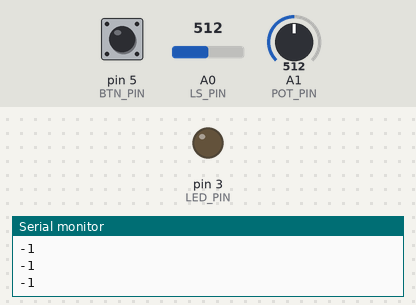
A sketch run on a simulated Arduino Uno, built for the host (arithmetic inside an expression is 32-bit, double 64-bit). On the bench: output pins drawn as LEDs (lit = HIGH), the last lines printed to the serial monitor. Inputs (shaded band) come from the test bench; at power-on: pin 5 (BTN_PIN) LOW, A0 (LS_PIN) = 512, A1 (POT_PIN) = 512. An integer division by zero does not stop the program and gives all ones (-1).

Above: at 3.3 s.
3.4 s: pin 5 (BTN_PIN) pulled HIGH for 1 s
At 3.9 s:
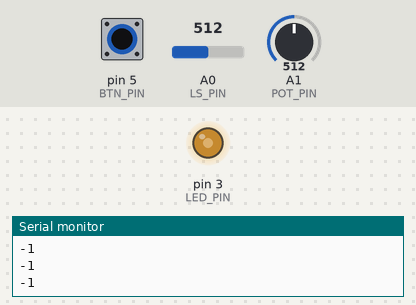
6.1 s: pin 5 (BTN_PIN) pulled HIGH for 3.2 s
At 11.0 s:
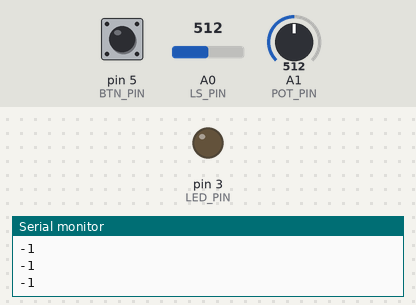
Timing chart, 0 to 12.5 s (numbered marks = the images above; inputs shaded):
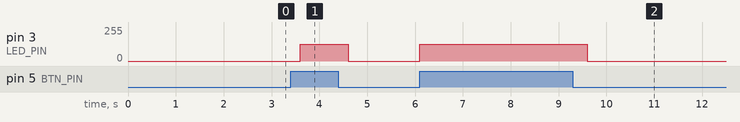

Measured:
- after the input at 3.4 s, pin 3 (LED_PIN): 0/255 → 127/255 after 0.20 s, → 0/255 1.0 s later
- after the input at 6.1 s, pin 3 (LED_PIN): 0/255 → 127/255 at once, → 0/255 3.5 s later

The sketch:

led-button-potentiometer.ino
```cpp
#include <Arduino.h>

// - - - - -
// Global scoped variables
// - - - - -
// integer - Ganzzahlen; ohne Nachkommaanteil
// 0, 12, 3408, ...
// integer sind 2 Byte lang, 0 - 65535

const boolean DEBUG = false;

const byte LED_PIN = 3; // 0 - 255, 1 byte (8 bit)
const byte POT_PIN = A1;
const byte BTN_PIN = 5;
const byte LS_PIN = A0;

boolean ledState;
boolean btnState;

unsigned int potValue;
unsigned int lsValue;

long lsAverageValue = 0;

void setup() {
  // Serielle Ausgabe am Rechner
  Serial.begin(9600); // Baud-Rate (Übertragungsgeschwindigkeit)

  // Vorbereiten der Pins für ihre Aufgaben
  pinMode(LED_PIN, OUTPUT);
  pinMode(BTN_PIN, INPUT);
  // überflüssig: pinMode(A1, INPUT)
  // überflüssig: pinMode(A0, INPUT)

  // Aktuelle Zustände der Bauteile
  ledState = LOW;
  digitalWrite(LED_PIN, ledState); // Zustand auf aus setzen
  btnState = digitalRead(BTN_PIN); // Zustand abfragen
  potValue = analogRead(POT_PIN);
  lsValue = analogRead(LS_PIN);

  // Serielle Ausgabe eines Wertes
  if (DEBUG) Serial.println(potValue);

  // Aufruf der Lichtsensor Kalibration
  Serial.println("Kalibrierung ...");
  lsAverageValue = calibrateLightSensor(LS_PIN);
  Serial.println("...beendet: ");
  //  Serial.println(lsAverageValue);
}

// Funktion:
void loop() {
  // Wiederholtes Einlesen eines Wertes
  potValue = analogRead(POT_PIN);
  lsValue = analogRead(LS_PIN);
  btnState = digitalRead(BTN_PIN);

  // Testausgabe des LS Wertes
  //  Serial.print("LS_PIN: ");
  //  Serial.print(lsValue);
  //  Serial.println();

  Serial.println(lsAverageValue);

  if (btnState == HIGH) {
    if (DEBUG) Serial.println("Der Taster ist gedrückt.");
  } else if (btnState == -1) {
    if (DEBUG) Serial.println("Der Taster ist seltsam.");
  } else {
    if (DEBUG) Serial.println("Der Taster ist NICHT gedrückt");
  }

  // BEREICH ABFRAGEN
  //  if (potValue >= 0 && potValue <= 100) {
  //    Serial.println("Das Potentiometer ist zwischen 0 und 100.");
  //  } else if (potValue > 100 && potValue <= 400) {
  //    Serial.println("Das Potentiometer ist zwischen 101 und 400.");
  //  }

  if (btnState == HIGH) {

    int dimmedPotValue = map(potValue, 0, 1023, 0, 255); // 0 (LOW) - 255 (HIGH)
    analogWrite(LED_PIN, dimmedPotValue);

  } else {
    digitalWrite(LED_PIN, LOW);
  }

  if (DEBUG) Serial.print( btnState );
  if (DEBUG) Serial.print(" / ");
  if (DEBUG) Serial.print( potValue );
  if (DEBUG) Serial.println();

  // - - - - -
  //  float fDeg = 21.3;
  //  String sUnit = "Celsius";
  //
  //  char buffer[40];
  //  sprintf(buffer, "Temp: %d degree %s", fDeg, sUnit);
  //  Serial.println(buffer);
  // - - - - -

  delay(500);
}

/**
   @desc Kalibriert einen Lichtsensor mit eine Messreihe
         über 5 Sekunden und ermittelt den Durchschnittswert
*/
long calibrateLightSensor(byte lsPin) {
  Serial.println("calibrating ...");
  // lokale Variablen für diese Funktion
  unsigned int duration = 2000;
  unsigned int count = 1000;
  unsigned long averageValue = 0;
  unsigned long sum = 0;
  unsigned long counter = 0;
  unsigned int measureValue;
  unsigned long dif = 0;

  unsigned long startTime = millis();

  do {
    // Messungen durchführen
    measureValue = analogRead(lsPin);
    sum = sum + measureValue;
  } while ( (millis() - startTime) < duration );

  Serial.println("finished");
  delay(100);
//  Serial.println(millis());
  Serial.println(startTime);

  // Durchschnittswert berechnen
  averageValue = sum / counter;
  Serial.print("averageValue: ");
  Serial.print(averageValue);
  Serial.println();

  // Rückgabe eines Wertes an den Aufruf der Funktion (im setup)
  return averageValue;
}
```
